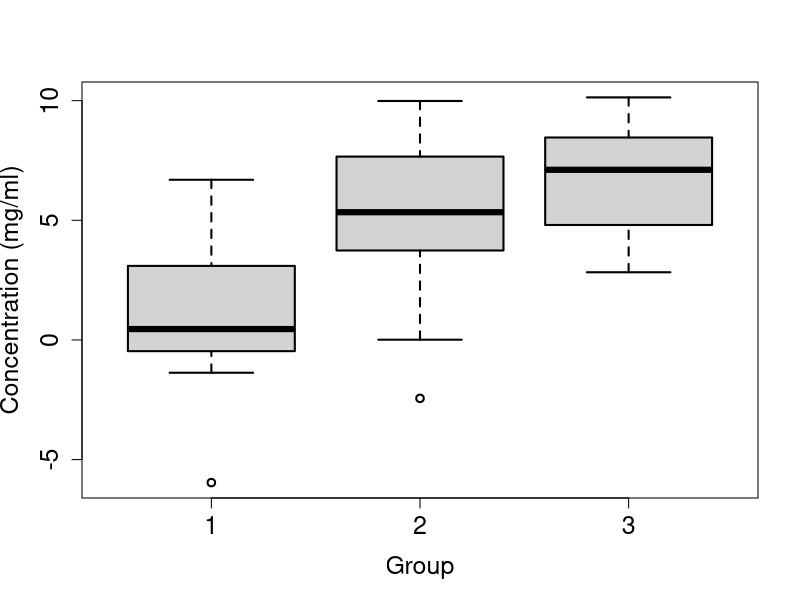
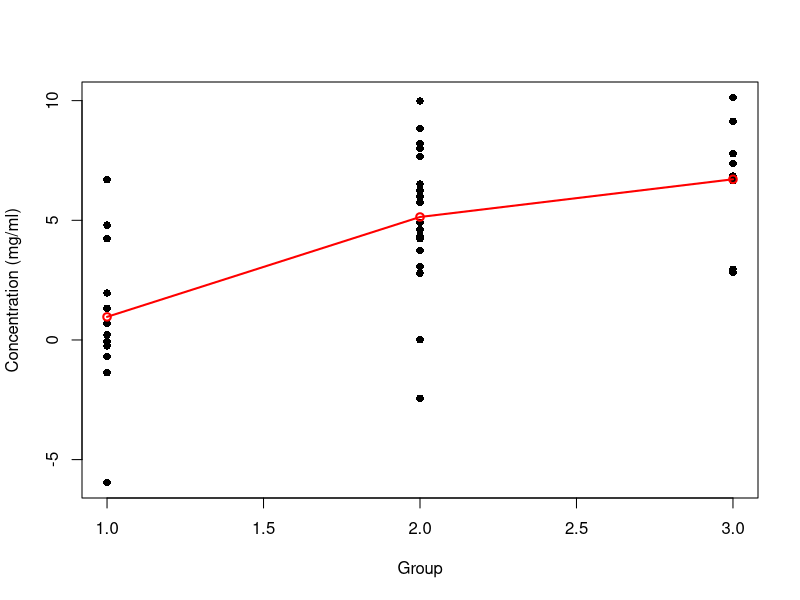
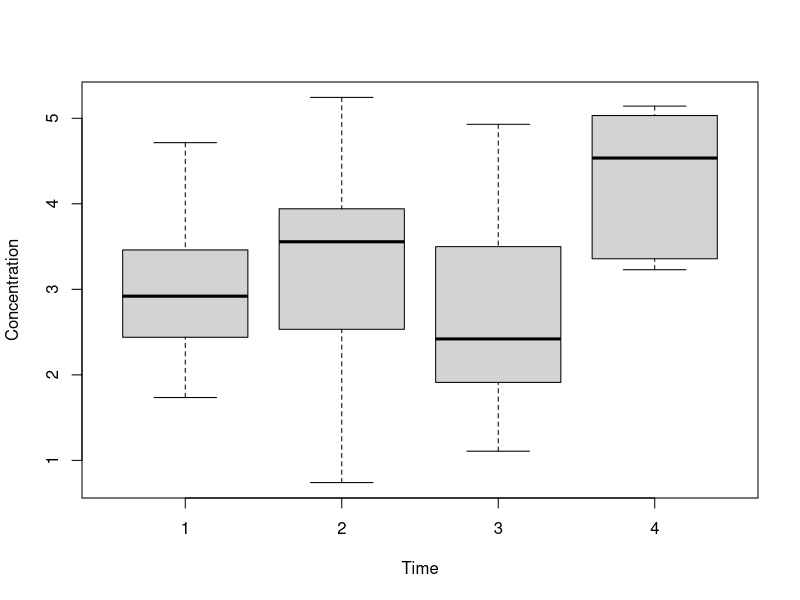
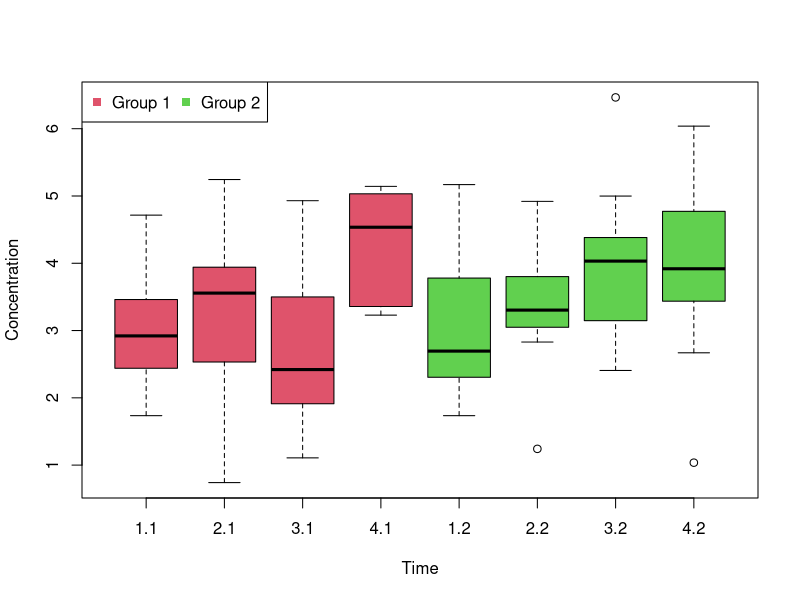

Write R code to recreate these figures, in order.
## ---- chunk 1
op_eval=TRUE
op_echo=TRUE
## ---- chunk 2
n1 = 12
n2 = 18
n3 = 8
## ---- chunk 3
mu1 = 1
mu2 = 4.5
mu3 = 6
## ---- chunk 4
x1 = rnorm(n=n1, mean=mu1, sd=3)
x2 = rnorm(n=n2, mean=mu2, sd=3)
x3 = rnorm(n=n3, mean=mu3, sd=3)
## ---- chunk 5
boxplot(x1, x2, x3, cex.lab=1.5, cex.axis=1.5, xlab="Group", 
        ylab="Concentration (mg/ml)", names=c(1, 2, 3), lwd=2)
## ---- chunk 6
x = c(x1, x2, x3)
group = (c(rep('1', n1), rep('2', n2), rep('3', n3)))

aov.oneway = aov(x ~ group)
summary(aov.oneway)
## ---- chunk 7
plot(x ~ group,
     xlab="Group",
     ylab="Concentration (mg/ml)",
     pch=16)

# mean of the first group
tr1<-summary.lm(aov.oneway)$coefficients[1,1] 
# mean of the second group
tr2<-tr1+summary.lm(aov.oneway)$coefficients[2,1] 
# mean of the second group
tr3<-tr1+summary.lm(aov.oneway)$coefficients[3,1] 

points(c(1,2,3),c(tr1,tr2,tr3),col='red',lwd=2)
lines(c(1,2,3),c(tr1,tr2,tr3),col='red',lwd=2)

## ---- chunk 8
t1 = t.test(x1, x2,conf.level = 1-0.05)
t2 = t.test(x1, x3,conf.level = 1-0.05)
t3 = t.test(x2, x3,conf.level = 1-0.05)

c(t1$p.value, t2$p.value, t3$p.value)<=0.05/3
## ---- chunk 9

x1 = rnorm(n=n1, mean=mu1, sd=5)
x2 = rnorm(n=n2, mean=mu2, sd=5)
x3 = rnorm(n=n3, mean=mu3, sd=5)

x = c(x1, x2, x3)
group = (c(rep('1', n1), rep('2', n2), rep('3', n3)))

aov.oneway = aov(x ~ group)
summary(aov.oneway)

## ---- chunk 10
X <- read.csv("./data/Exercise_8_3_Repeated_OneWay.csv", sep=";")
str(X)
## ---- chunk 11
boxplot(X$Concentration ~ X$Time, 
        xlab="Time", 
        ylab="Concentration")

summary(aov(X$Concentration ~ X$Time))
## ---- chunk 12
summary(aov(X$Concentration ~ X$Time + Error(X$Patient)))
## ---- chunk 13
X = read.csv("./data/Exercise_8_3_Repeated_TwoWay.csv", sep=";")
str(X)

boxplot(X$Concentration ~ X$Time + X$Group, 
        xlab="Time", 
        ylab="Concentration", 
        col=c(2,2,2,2,3,3,3,3)
        )

#3.1 means time 3 group 1

legend("topleft", c("Group 1", "Group 2"), col=c(2,3), ncol=2, pch=15)

## ---- chunk 14
#Without information of repeated measures; and with intreacttions
summary(aov(X$Concentration ~ X$Time + X$Group + X$Time:X$Group))

### With information of repeated measures
summary(aov(X$Concentration ~ X$Time + X$Group + X$Time:X$Group + Error(X$Patient)))
